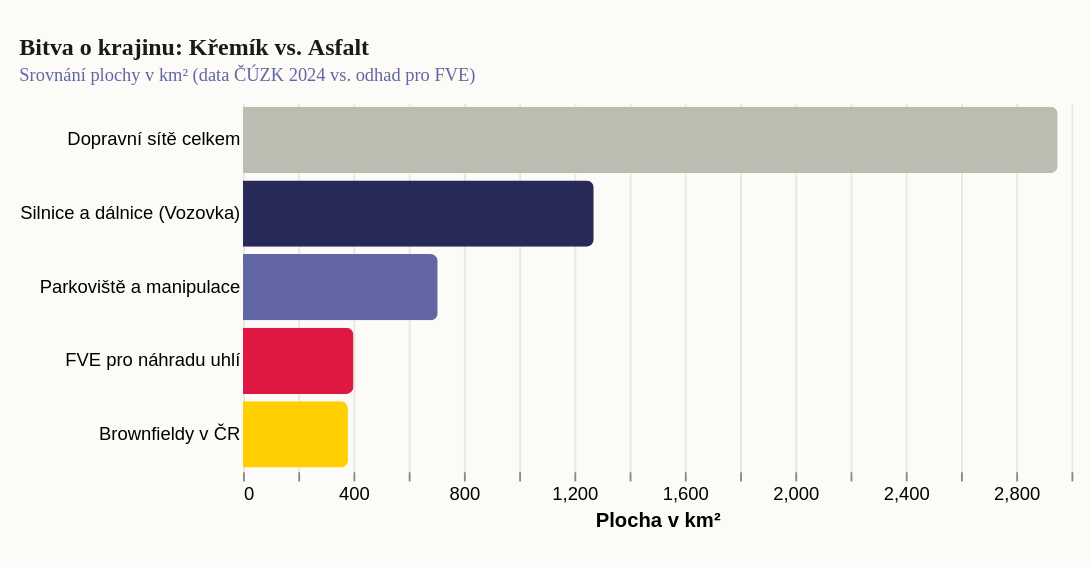

Source (Vega-Lite JSON):
### Vega-Lite specification from a JSON file in a GitHub repository (floating-point values rounded to 4 significant figures)
{"_source": "Zdroj: ČÚZK (2024), ŘSD (Délka vozovek), CzechInvest (Brownfieldy)", "$schema": "https://vega.github.io/schema/vega-lite/v5.json", "description": "Srovnání plochy v ČR: Doprava vs. Energetika", "width": 450, "height": 200, "padding": {"top": 20, "left": 10, "right": 10, "bottom": 20}, "autosize": {"type": "pad", "resize": true}, "background": "#fdfbf7", "title": {"text": "Bitva o krajinu: Křemík vs. Asfalt", "subtitle": "Srovnání plochy v km² (data ČÚZK 2024 vs. odhad pro FVE)", "font": "Roboto Slab", "fontSize": 13, "fontWeight": "bold", "anchor": "start", "color": "#1a1a1a", "subtitleFont": "Work Sans", "subtitleFontSize": 10, "subtitleColor": "#6267a3", "offset": 10}, "data": {"values": [{"cat": "Dopravní sítě celkem", "val": 2950, "color": "#bcbcb0"}, {"cat": "Silnice a dálnice (Vozovka)", "val": 1270, "color": "#272a59"}, {"cat": "Parkoviště a manipulace", "val": 705, "color": "#6267a3"}, {"cat": "FVE pro náhradu uhlí", "val": 400, "color": "#de1743"}, {"cat": "Brownfieldy v ČR", "val": 380, "color": "#ffcf02"}]}, "mark": {"type": "bar", "tooltip": true, "cornerRadiusEnd": 4}, "encoding": {"y": {"field": "cat", "type": "nominal", "title": null, "sort": "-x", "axis": {"ticks": false, "domain": false}}, "x": {"field": "val", "type": "quantitative", "title": "Plocha v km²", "axis": {"gridColor": "#e8e8dc", "domain": false}}, "color": {"field": "color", "type": "nominal", "scale": null}}, "config": {"view": {"stroke": "transparent"}}}
